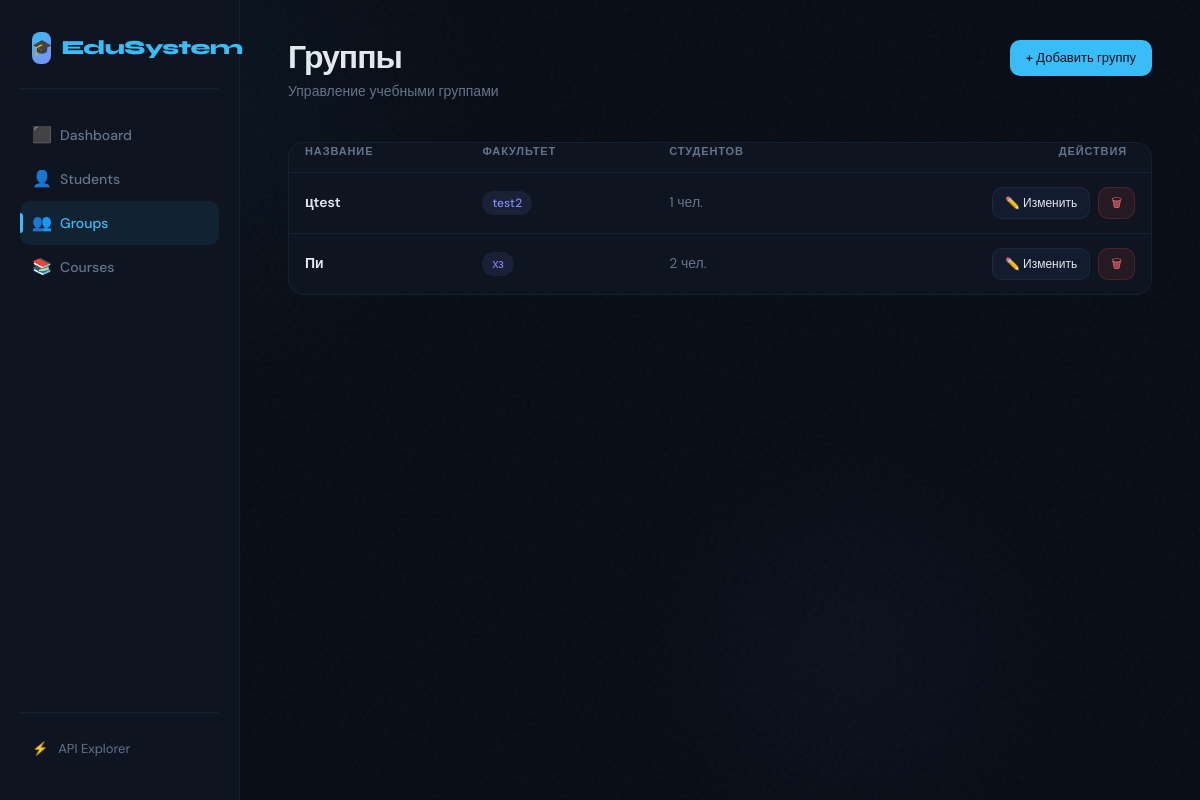
The page /groups/ on the database as committed earlier.
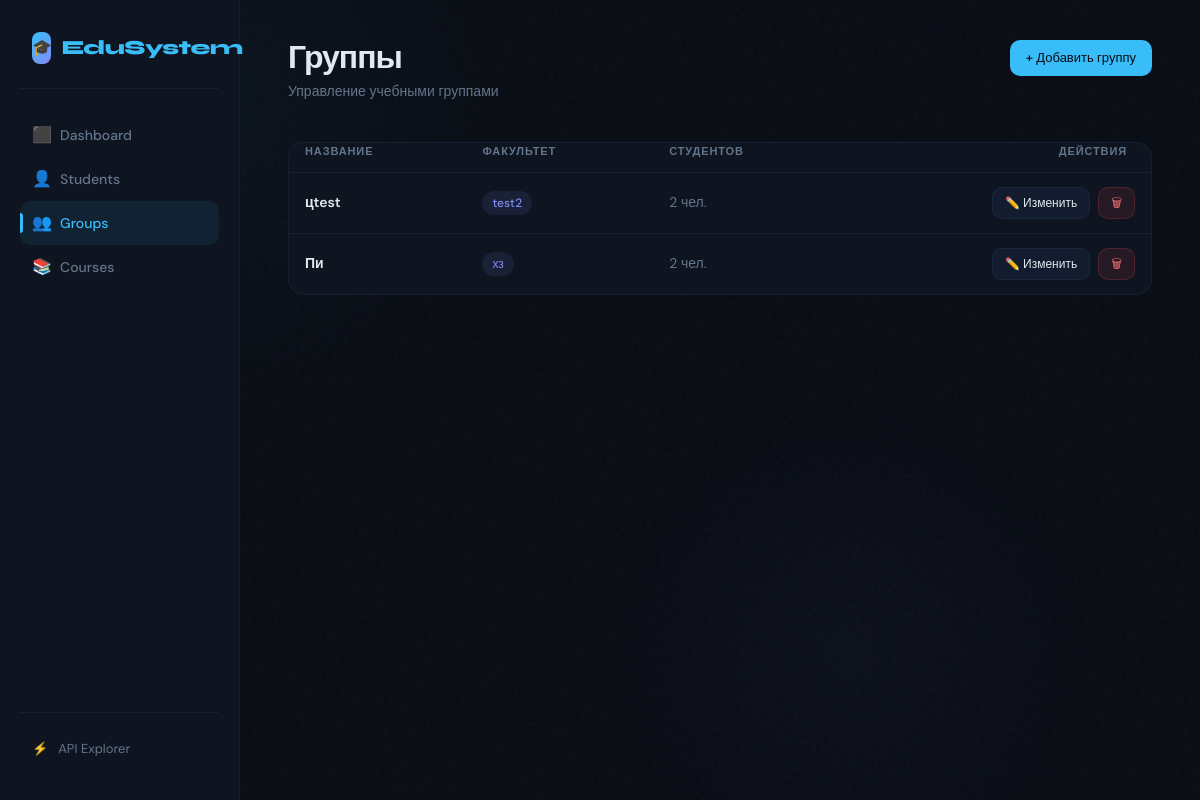
The same page on the database as committed later.
### groups/models.py (models this page shows, shortened)
class Group(models.Model):
    name = models.CharField(max_length=50)
    faculty = models.CharField(max_length=100)
    created_at = models.DateTimeField(auto_now_add=True)
    class Meta:
        ordering = ['faculty', 'name']
        verbose_name = 'Group'
        verbose_name_plural = 'Groups'

### groups/views.py (the view)
# urls.py: path('', views.group_list, name='group_list'),
def group_list(request):
    groups = Group.objects.all()
    return render(request, 'groups/group_list.html', {'groups': groups})

### groups/templates/groups/group_list.html (shortened to what this page needs)
{% extends "base.html" %}
{% block content %}
<div class="page-header" style="display:flex;justify-content:space-between;align-items:flex-start;">
    <div>
        <h1>Группы</h1>
        <p>Управление учебными группами</p>
    </div>
    <a href="{% url 'group_create' %}" class="btn btn-primary">+ Добавить группу</a>
</div>
<div class="card" style="padding:0;overflow:hidden;animation:fadeUp 0.5s ease 0.1s both;">
    <table>
        <thead>
            <tr>
                <th>Название</th>
                <th>Факультет</th>
                <th>Студентов</th>
                <th style="text-align:right;padding-right:24px;">Действия</th>
            </tr>
        </thead>
        <tbody>
            {% for group in groups %}
            <tr>
                <td>
                    <div style="font-weight:600;">{{ group.name }}</div>
                </td>
                <td><span class="badge badge-purple">{{ group.faculty }}</span></td>
                <td style="color:var(--muted);">{{ group.students.count }} чел.</td>
                <td style="text-align:right;">
                    <div style="display:flex;gap:8px;justify-content:flex-end;">
                        <a href="{% url 'group_update' group.id %}" class="btn btn-ghost" style="padding:6px 12px;font-size:12px;">✏️ Изменить</a>
                        <a href="{% url 'group_delete' group.id %}" class="btn btn-danger" style="padding:6px 12px;font-size:12px;">🗑</a>
                    </div>
                </td>
            </tr>
            {% endfor %}
        </tbody>
    </table>
</div>
{% endblock %}

Rows that differ between the two databases and show on the page:
changed Group "цtest": students.count "1" → "2"
